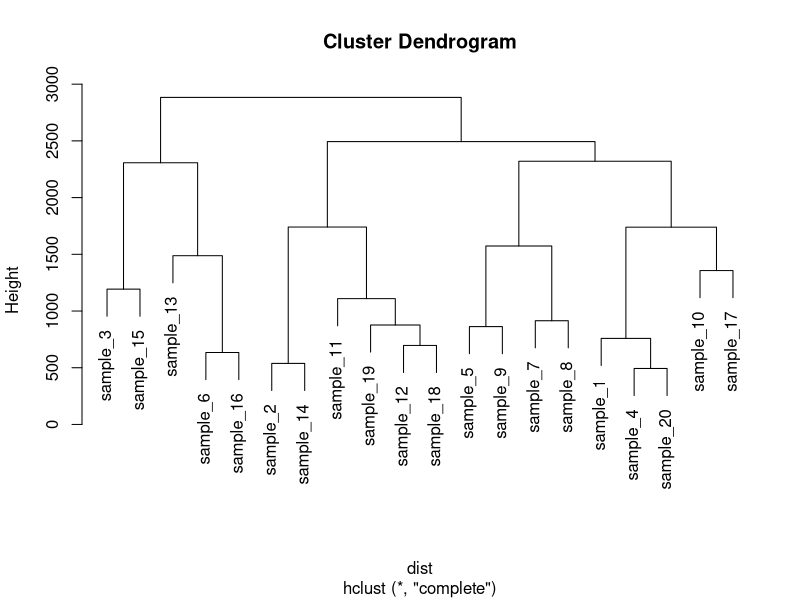
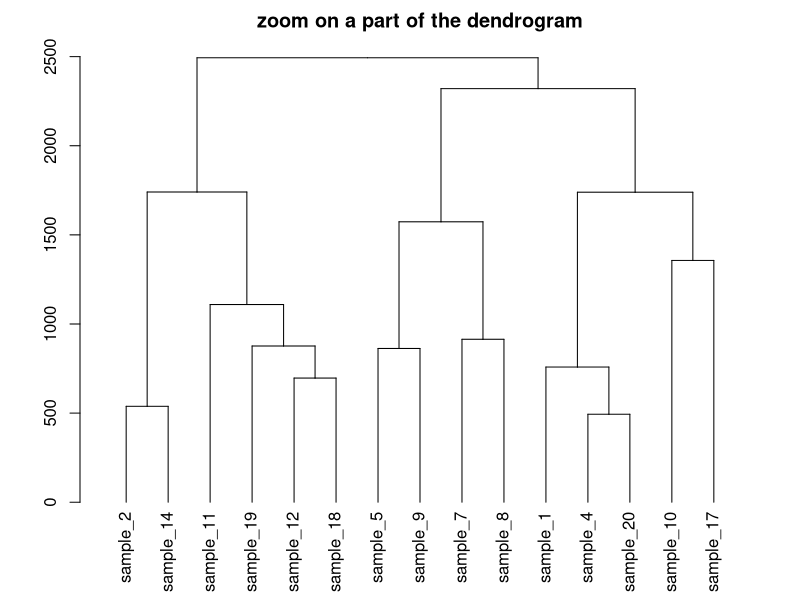

Here is the R script that generated these plots, in order: (Note: this script raises an error after producing the figures.)
## ---- chunk 1
knitr::opts_chunk$set( warning=FALSE, message=FALSE)
## ---- chunk 2
# Dataset 
data <- matrix( sample(seq(1,2000),200), ncol = 10 )
rownames(data) <- paste0("sample_" , seq(1,20))
colnames(data) <- paste0("variable",seq(1,10))

# Euclidean distance
dist <- dist(data[ , c(4:8)] , diag=TRUE)

# Hierarchical Clustering with hclust
hc <- hclust(dist)

# Plot the result
plot(hc)
## ---- chunk 3
# store the dedrogram in an object
dhc <- as.dendrogram(hc)

# set the margin
par(mar=c(4,4,2,2))

# Plot the Second group
plot(dhc[[2]] , main= "zoom on a part of the dendrogram")
## ---- chunk 4
htmltools::includeHTML("htmlChunkRelatedPartOfWhole.html")
